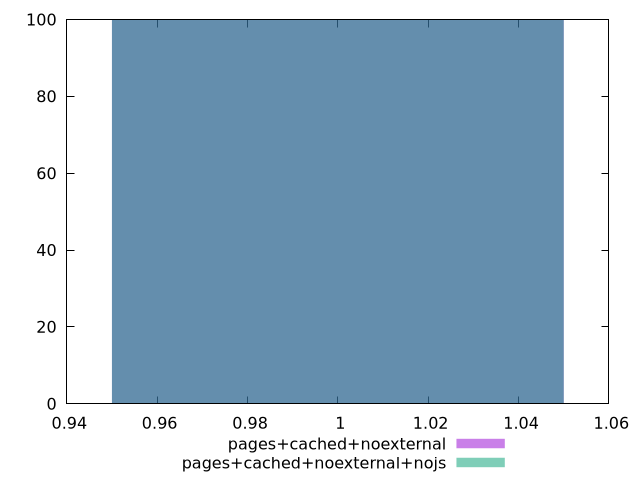

This chart was generated by the following gnuplot code:
$_pagesCachedNoexternal <<EOF
0 100
EOF
$_pagesCachedNoexternalNojs <<EOF
0 100
EOF
set key outside below
set terminal pngcairo
set output "report_00006_2020-11-02T20-21-41.718Z/efficient-animated-content/efficient-animated-content_pages+cached+noexternal_pages+cached+noexternal+nojs+hist.png"
set boxwidth 0.1
set style fill transparent solid 0.5 noborder
set yrange [0:100]
plot $_pagesCachedNoexternal title "pages+cached+noexternal" with boxes ,$_pagesCachedNoexternalNojs title "pages+cached+noexternal+nojs" with boxes ,
